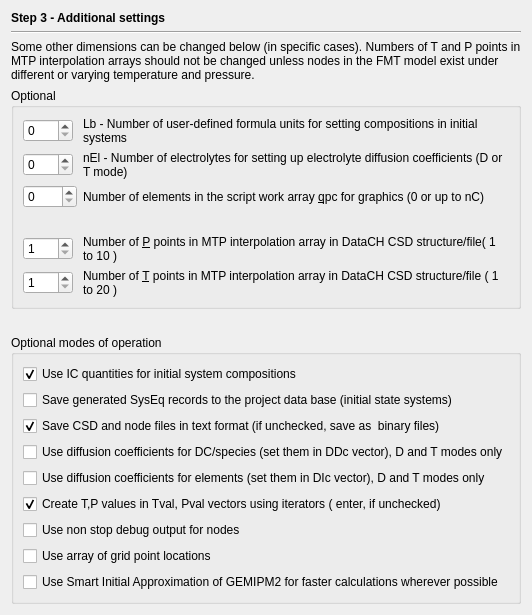
     <widget class="QWidget" name="page_3">
      <layout class="QGridLayout">
       <item row="0" column="0">
        <widget class="QLabel" name="label_2">
         <property name="sizePolicy">
          <sizepolicy hsizetype="Preferred" vsizetype="Fixed">
           <horstretch>0</horstretch>
           <verstretch>0</verstretch>
          </sizepolicy>
         </property>
         <property name="font">
          <font>
           <weight>75</weight>
           <bold>true</bold>
          </font>
         </property>
         <property name="text">
          <string>Step 3 - Additional settings</string>
         </property>
        </widget>
       </item>
       <item row="1" column="0">
        <widget class="Line" name="line_3">
         <property name="orientation">
          <enum>Qt::Horizontal</enum>
         </property>
        </widget>
       </item>
       <item row="2" column="0">
        <widget class="QLabel" name="textLabel3">
         <property name="sizePolicy">
          <sizepolicy hsizetype="Preferred" vsizetype="Preferred">
           <horstretch>0</horstretch>
           <verstretch>0</verstretch>
          </sizepolicy>
         </property>
         <property name="text">
          <string>Some other dimensions can be changed below (in specific cases). Numbers of T and P points in MTP interpolation arrays should not be changed unless nodes in the FMT model exist under different or varying temperature and pressure.</string>
         </property>
         <property name="wordWrap">
          <bool>true</bool>
         </property>
        </widget>
       </item>
       <item row="3" column="0">
        <widget class="QGroupBox" name="groupBox_3">
         <property name="title">
          <string>Optional</string>
         </property>
         <layout class="QGridLayout">
          <item row="0" column="0">
           <widget class="QSpinBox" name="pLb">
            <property name="sizePolicy">
             <sizepolicy hsizetype="Fixed" vsizetype="Fixed">
              <horstretch>0</horstretch>
              <verstretch>0</verstretch>
             </sizepolicy>
            </property>
            <property name="minimumSize">
             <size>
              <width>50</width>
              <height>0</height>
             </size>
            </property>
            <property name="minimum">
             <number>0</number>
            </property>
            <property name="maximum">
             <number>20</number>
            </property>
            <property name="value">
             <number>0</number>
            </property>
           </widget>
          </item>
          <item row="0" column="1">
           <widget class="QLabel" name="TextLabel1_2_">
            <property name="text">
             <string>Lb - Number of user-defined formula units for setting compositions in initial systems</string>
            </property>
            <property name="alignment">
             <set>Qt::AlignVCenter</set>
            </property>
            <property name="wordWrap">
             <bool>true</bool>
            </property>
            <property name="buddy">
             <cstring>pLb</cstring>
            </property>
           </widget>
          </item>
          <item row="1" column="0">
           <widget class="QSpinBox" name="pnEl">
            <property name="sizePolicy">
             <sizepolicy hsizetype="Fixed" vsizetype="Fixed">
              <horstretch>0</horstretch>
              <verstretch>0</verstretch>
             </sizepolicy>
            </property>
            <property name="minimumSize">
             <size>
              <width>50</width>
              <height>0</height>
             </size>
            </property>
            <property name="minimum">
             <number>0</number>
            </property>
            <property name="maximum">
             <number>20</number>
            </property>
           </widget>
          </item>
          <item row="1" column="1">
           <widget class="QLabel" name="TextLabel1_2_2_2_2_2_2">
            <property name="text">
             <string>nEl - Number of electrolytes for setting up electrolyte diffusion coefficients (D or T mode)</string>
            </property>
            <property name="alignment">
             <set>Qt::AlignVCenter</set>
            </property>
            <property name="wordWrap">
             <bool>true</bool>
            </property>
            <property name="buddy">
             <cstring>pnEl</cstring>
            </property>
           </widget>
          </item>
          <item row="2" column="0">
           <widget class="QSpinBox" name="pqpc">
            <property name="sizePolicy">
             <sizepolicy hsizetype="Fixed" vsizetype="Fixed">
              <horstretch>0</horstretch>
              <verstretch>0</verstretch>
             </sizepolicy>
            </property>
            <property name="minimumSize">
             <size>
              <width>50</width>
              <height>0</height>
             </size>
            </property>
            <property name="minimum">
             <number>0</number>
            </property>
            <property name="maximum">
             <number>1000</number>
            </property>
           </widget>
          </item>
          <item row="2" column="1">
           <widget class="QLabel" name="TextLabel1_2_2_2_2_2_3_2">
            <property name="text">
             <string>Number of elements in the script work array &amp;qpc for graphics (0 or up to nC)</string>
            </property>
            <property name="alignment">
             <set>Qt::AlignVCenter</set>
            </property>
            <property name="wordWrap">
             <bool>true</bool>
            </property>
            <property name="buddy">
             <cstring>pqpc</cstring>
            </property>
           </widget>
          </item>
          <item row="3" column="0">
           <spacer>
            <property name="orientation">
             <enum>Qt::Vertical</enum>
            </property>
            <property name="sizeType">
             <enum>QSizePolicy::Expanding</enum>
            </property>
            <property name="sizeHint" stdset="0">
             <size>
              <width>20</width>
              <height>21</height>
             </size>
            </property>
           </spacer>
          </item>
          <item row="4" column="0">
           <widget class="QSpinBox" name="pPai">
            <property name="sizePolicy">
             <sizepolicy hsizetype="Fixed" vsizetype="Fixed">
              <horstretch>0</horstretch>
              <verstretch>0</verstretch>
             </sizepolicy>
            </property>
            <property name="minimumSize">
             <size>
              <width>50</width>
              <height>0</height>
             </size>
            </property>
            <property name="minimum">
             <number>1</number>
            </property>
            <property name="maximum">
             <number>10</number>
            </property>
            <property name="value">
             <number>1</number>
            </property>
           </widget>
          </item>
          <item row="4" column="1">
           <widget class="QLabel" name="TextLabel1_2_2_2_2_2_3">
            <property name="text">
             <string>Number of &amp;P points in MTP interpolation array in DataCH CSD structure/file( 1 to 10 )</string>
            </property>
            <property name="alignment">
             <set>Qt::AlignVCenter</set>
            </property>
            <property name="wordWrap">
             <bool>true</bool>
            </property>
            <property name="buddy">
             <cstring>pPai</cstring>
            </property>
           </widget>
          </item>
          <item row="5" column="0">
           <widget class="QSpinBox" name="pTai">
            <property name="sizePolicy">
             <sizepolicy hsizetype="Fixed" vsizetype="Fixed">
              <horstretch>0</horstretch>
              <verstretch>0</verstretch>
             </sizepolicy>
            </property>
            <property name="minimumSize">
             <size>
              <width>50</width>
              <height>0</height>
             </size>
            </property>
            <property name="minimum">
             <number>1</number>
            </property>
            <property name="maximum">
             <number>20</number>
            </property>
            <property name="value">
             <number>1</number>
            </property>
           </widget>
          </item>
          <item row="5" column="1">
           <widget class="QLabel" name="TextLabel1_2_2_2_2_2_3_3">
            <property name="text">
             <string>Number of &amp;T points in MTP interpolation array in DataCH CSD structure/file ( 1 to 20 )</string>
            </property>
            <property name="alignment">
             <set>Qt::AlignVCenter</set>
            </property>
            <property name="wordWrap">
             <bool>true</bool>
            </property>
            <property name="buddy">
             <cstring>pTai</cstring>
            </property>
           </widget>
          </item>
         </layout>
        </widget>
       </item>
       <item row="4" column="0">
        <widget class="QLabel" name="label_4">
         <property name="text">
          <string/>
         </property>
        </widget>
       </item>
       <item row="5" column="0">
        <widget class="QGroupBox" name="groupBox_4">
         <property name="title">
          <string>Optional modes of operation </string>
         </property>
         <layout class="QVBoxLayout">
          <item>
           <widget class="QCheckBox" name="c_PvICi">
            <property name="text">
             <string>Use IC quantities for initial system compositions</string>
            </property>
            <property name="checked">
             <bool>true</bool>
            </property>
           </widget>
          </item>
          <item>
           <widget class="QCheckBox" name="c_PsSYd">
            <property name="text">
             <string>Save generated SysEq records to the project data base (initial state systems)</string>
            </property>
           </widget>
          </item>
          <item>
           <widget class="QCheckBox" name="c_PsSdat">
            <property name="text">
             <string>Save CSD and node files in text format (if unchecked, save as  binary files)</string>
            </property>
            <property name="checked">
             <bool>true</bool>
            </property>
           </widget>
          </item>
          <item>
           <widget class="QCheckBox" name="c_PsDDc">
            <property name="text">
             <string>Use diffusion coefficients for DC/species (set them in DDc vector), D and T modes only</string>
            </property>
           </widget>
          </item>
          <item>
           <widget class="QCheckBox" name="c_PsDIc">
            <property name="text">
             <string>Use diffusion coefficients for elements (set them in DIc vector), D and T modes only</string>
            </property>
           </widget>
          </item>
          <item>
           <widget class="QCheckBox" name="c_PvTPai">
            <property name="text">
             <string>Create T,P values in Tval, Pval vectors using iterators ( enter, if unchecked)</string>
            </property>
            <property name="checked">
             <bool>true</bool>
            </property>
           </widget>
          </item>
          <item>
           <widget class="QCheckBox" name="c_PsMO">
            <property name="text">
             <string>Use non stop debug output for nodes</string>
            </property>
            <property name="checked">
             <bool>false</bool>
            </property>
           </widget>
          </item>
          <item>
           <widget class="QCheckBox" name="c_PvGrid">
            <property name="text">
             <string>Use array of grid point locations</string>
            </property>
            <property name="checked">
             <bool>false</bool>
            </property>
           </widget>
          </item>
          <item>
           <widget class="QCheckBox" name="c_PvSIA">
            <property name="text">
             <string>Use Smart Initial Approximation of GEMIPM2 for faster calculations wherever possible</string>
            </property>
            <property name="checked">
             <bool>false</bool>
            </property>
           </widget>
          </item>
         </layout>
        </widget>
       </item>
      </layout>
     </widget>
